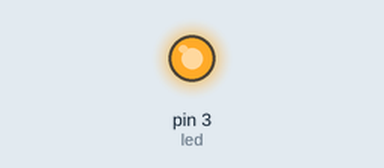
Recording of a sketch running on a simulated Arduino Uno, built with avr-gcc and run on an emulated ATmega328P. Parts: output pins drawn as LEDs (lit = HIGH).

Above: at 0.2 s.
At 1.0 s:
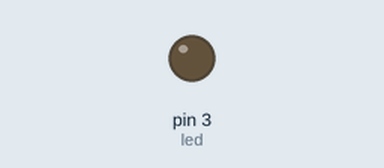
Timing chart, 0 to 5.2 s (numbered marks = the images above):
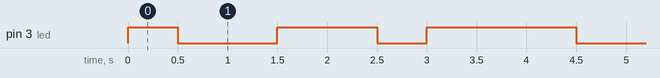

Measured:
- by itself, pin 3 (led): repeats every 4.0 s: LOW 1.0 s, HIGH 1.0 s, LOW 0.50 s, HIGH 1.5 s
- by itself, everything shown: repeats every 4.0 s, in 4 steps

The sketch:

V-4.ino
```cpp
#define led 3

void setup()
{
  pinMode(led, OUTPUT);
}

void loop()
{
  int secuencia[] = {1, 0, 0, 1, 1, 0, 1, 1};
  int longitud = sizeof(secuencia) / sizeof(secuencia[0]);

  for (int i = 0; i < longitud; i++) {
    if (secuencia[i] == 1) {
      digitalWrite(led, HIGH);
    } else {
      digitalWrite(led, LOW);
    }
    delay(500);
  }
}
```
